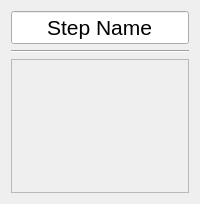
<?xml version="1.0" encoding="UTF-8"?>
<ui version="4.0">
 <class>stepBaseWidget</class>
 <widget class="QWidget" name="stepBaseWidget">
  <property name="geometry">
   <rect>
    <x>0</x>
    <y>0</y>
    <width>200</width>
    <height>204</height>
   </rect>
  </property>
  <property name="minimumSize">
   <size>
    <width>200</width>
    <height>0</height>
   </size>
  </property>
  <property name="maximumSize">
   <size>
    <width>200</width>
    <height>16777215</height>
   </size>
  </property>
  <property name="windowTitle">
   <string>Form</string>
  </property>
  <layout class="QVBoxLayout" name="verticalLayout">
   <item>
    <widget class="QLineEdit" name="stepNameLine">
     <property name="font">
      <font>
       <pointsize>16</pointsize>
      </font>
     </property>
     <property name="cursor">
      <cursorShape>IBeamCursor</cursorShape>
     </property>
     <property name="text">
      <string>Step Name</string>
     </property>
     <property name="alignment">
      <set>Qt::AlignCenter</set>
     </property>
    </widget>
   </item>
   <item>
    <widget class="Line" name="line">
     <property name="orientation">
      <enum>Qt::Horizontal</enum>
     </property>
    </widget>
   </item>
   <item>
    <widget class="QFrame" name="detailFrame">
     <property name="frameShape">
      <enum>QFrame::StyledPanel</enum>
     </property>
     <property name="frameShadow">
      <enum>QFrame::Raised</enum>
     </property>
     <layout class="QFormLayout" name="formLayout"/>
    </widget>
   </item>
  </layout>
 </widget>
 <resources/>
 <connections/>
</ui>
